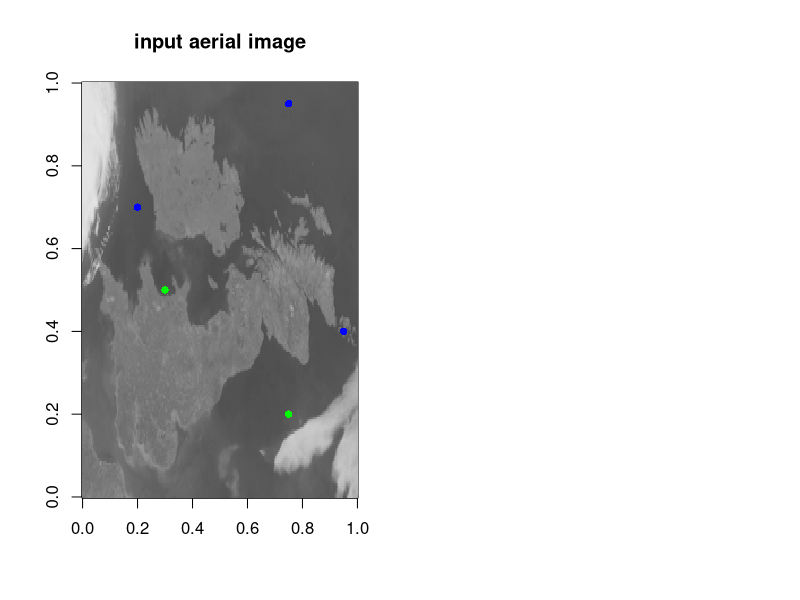

Write the R code that produced this figure. (Note: this script raises an error after producing the figure.)
## 5 Pixel classification
#
# In this example we will classify the pixels in an image as being either 'land'
# or 'other'. We will use the pixel values as features to our classifier.
# 
# Have a look at the image data/uk_ire_gray.png to see the input image.
#

# define a function we will use later to flip the images when displaying them
flip_image <- function(m) t(m)[,nrow(m):1]

# load random forest package for classification 
library(randomForest)

# load the grayscale image we wish to classify from the csv file
# 0 represents black and 255 represents white
im <-read.csv('data/uk_ire_gray.csv', header=FALSE)
height <- nrow(im)
width <- ncol(im)
print(paste("Height in pixels: ", height))
print(paste("Width in pixels: ", width))
 
# create training data as DataFrame
# pick some pixel locations in screen space that we know to be land and not land
train_x <- c(0.75, 0.30, 0.20, 0.95, 0.75)
train_y <- c(0.20, 0.50, 0.70, 0.40, 0.95)
class_names <- c('land', 'land', 'other', 'other', 'other') 

# plot the input image
# note, we need to transpose and flip the images to dislay them
par(mfrow=c(1,2))
image(flip_image(im), col=gray.colors(255))
title('input aerial image')

# plot the training datapoints as coloured circles
points(train_x[class_names=='land'], train_y[class_names=='land'], pch=16, col='green')
points(train_x[class_names=='other'], train_y[class_names=='other'], pch=16, col='blue')

# here we extract the pixel values at our training locations
# we need to scale the training points so they are in the correct units
# we also take the negative of the y values because of flipping when the image is displayed
train_pixels <- im[cbind(height-round(train_y*height), round(train_x*width))]
train_data <- data.frame(pixel_values=train_pixels, class_names)

# train classifer
rf <- randomForest(class_names ~ ., train_data)

# create test data - convert image dataframe into pixels
test_pixels <- unname(unlist(im))
test_data <- data.frame(pixel_values=test_pixels)

# perform classification on the whole image
# here we will get the random forest to return a probability 
im_prediction <- predict(rf, test_data, type='prob') 
print(head(im_prediction))

# extract the prediction for land - the porbability of the first class
prob_land <- im_prediction[,1]

# convert the prediction from a vector to a matrix
prob_land_matrix <- matrix(prob_land, nrow=nrow(im), ncol=ncol(im))

# plot the prediction in a new image on the right
image(flip_image(prob_land_matrix>0.5), col=gray.colors(255))
title('land prediction')

# compute the percentage of pixels that are predicted as land
percent_land_cover <- sum(prob_land_matrix>0.5) / length(prob_land_matrix)
print(paste("Predicted percentage of land pixels: ", 100*percent_land_cover))
